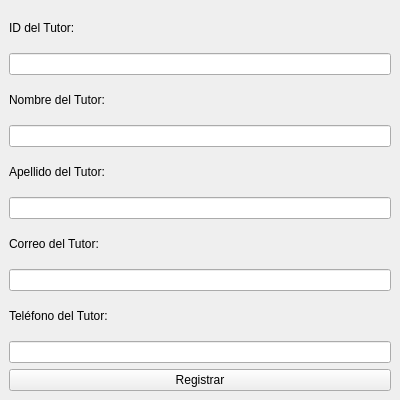
<?xml version="1.0" encoding="UTF-8"?>
<ui version="4.0">
    <class>RegistrarTutorWindow</class>
    <widget class="QMainWindow" name="RegistrarTutorWindow">
        <property name="geometry">
            <rect>
                <x>100</x>
                <y>100</y>
                <width>400</width>
                <height>400</height>
            </rect>
        </property>
        <property name="windowTitle">
            <string>Registrar Tutor</string>
        </property>

        <widget class="QWidget" name="centralwidget">
            <layout class="QVBoxLayout" name="verticalLayout">
                <item>
                    <widget class="QLabel" name="label_id">
                        <property name="text">
                            <string>ID del Tutor:</string>
                        </property>
                    </widget>
                </item>
                <item>
                    <widget class="QLineEdit" name="input_id"/>
                </item>

                <item>
                    <widget class="QLabel" name="label_nombre">
                        <property name="text">
                            <string>Nombre del Tutor:</string>
                        </property>
                    </widget>
                </item>
                <item>
                    <widget class="QLineEdit" name="input_nombre"/>
                </item>

                <item>
                    <widget class="QLabel" name="label_apellido">
                        <property name="text">
                            <string>Apellido del Tutor:</string>
                        </property>
                    </widget>
                </item>
                <item>
                    <widget class="QLineEdit" name="input_apellido"/>
                </item>

                <item>
                    <widget class="QLabel" name="label_correo">
                        <property name="text">
                            <string>Correo del Tutor:</string>
                        </property>
                    </widget>
                </item>
                <item>
                    <widget class="QLineEdit" name="input_correo"/>
                </item>

                <item>
                    <widget class="QLabel" name="label_telefono">
                        <property name="text">
                            <string>Teléfono del Tutor:</string>
                        </property>
                    </widget>
                </item>
                <item>
                    <widget class="QLineEdit" name="input_telefono"/>
                </item>

                <item>
                    <widget class="QPushButton" name="button_guardar">
                        <property name="text">
                            <string>Registrar</string>
                        </property>
                    </widget>
                </item>
            </layout>
        </widget>
    </widget>
</ui>
